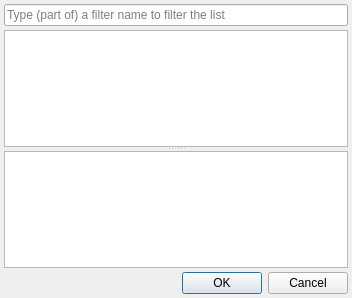
<?xml version="1.0" encoding="UTF-8"?>
<ui version="4.0">
 <class>FilterSelectionDlg</class>
 <widget class="QDialog" name="FilterSelectionDlg">
  <property name="geometry">
   <rect>
    <x>0</x>
    <y>0</y>
    <width>352</width>
    <height>298</height>
   </rect>
  </property>
  <property name="windowTitle">
   <string>Select Filter</string>
  </property>
  <layout class="QVBoxLayout" name="verticalLayout">
   <property name="spacing">
    <number>4</number>
   </property>
   <property name="leftMargin">
    <number>4</number>
   </property>
   <property name="topMargin">
    <number>4</number>
   </property>
   <property name="rightMargin">
    <number>4</number>
   </property>
   <property name="bottomMargin">
    <number>4</number>
   </property>
   <item>
    <widget class="QLineEdit" name="leFilterSearch">
     <property name="placeholderText">
      <string>Type (part of) a filter name to filter the list</string>
     </property>
    </widget>
   </item>
   <item>
    <widget class="QSplitter" name="splitter">
     <property name="orientation">
      <enum>Qt::Vertical</enum>
     </property>
     <property name="handleWidth">
      <number>4</number>
     </property>
     <property name="childrenCollapsible">
      <bool>false</bool>
     </property>
     <widget class="QListWidget" name="lwFilterList">
      <property name="sizeAdjustPolicy">
       <enum>QAbstractScrollArea::AdjustToContents</enum>
      </property>
      <property name="editTriggers">
       <set>QAbstractItemView::NoEditTriggers</set>
      </property>
      <property name="sortingEnabled">
       <bool>true</bool>
      </property>
     </widget>
     <widget class="QTextEdit" name="teDescription">
      <property name="sizeAdjustPolicy">
       <enum>QAbstractScrollArea::AdjustToContents</enum>
      </property>
      <property name="readOnly">
       <bool>true</bool>
      </property>
     </widget>
    </widget>
   </item>
   <item>
    <widget class="QDialogButtonBox" name="buttonBox">
     <property name="orientation">
      <enum>Qt::Horizontal</enum>
     </property>
     <property name="standardButtons">
      <set>QDialogButtonBox::Cancel|QDialogButtonBox::Ok</set>
     </property>
    </widget>
   </item>
  </layout>
 </widget>
 <tabstops>
  <tabstop>leFilterSearch</tabstop>
  <tabstop>lwFilterList</tabstop>
 </tabstops>
 <resources/>
 <connections>
  <connection>
   <sender>buttonBox</sender>
   <signal>accepted()</signal>
   <receiver>FilterSelectionDlg</receiver>
   <slot>accept()</slot>
   <hints>
    <hint type="sourcelabel">
     <x>248</x>
     <y>254</y>
    </hint>
    <hint type="destinationlabel">
     <x>157</x>
     <y>274</y>
    </hint>
   </hints>
  </connection>
  <connection>
   <sender>buttonBox</sender>
   <signal>rejected()</signal>
   <receiver>FilterSelectionDlg</receiver>
   <slot>reject()</slot>
   <hints>
    <hint type="sourcelabel">
     <x>316</x>
     <y>260</y>
    </hint>
    <hint type="destinationlabel">
     <x>286</x>
     <y>274</y>
    </hint>
   </hints>
  </connection>
 </connections>
</ui>
